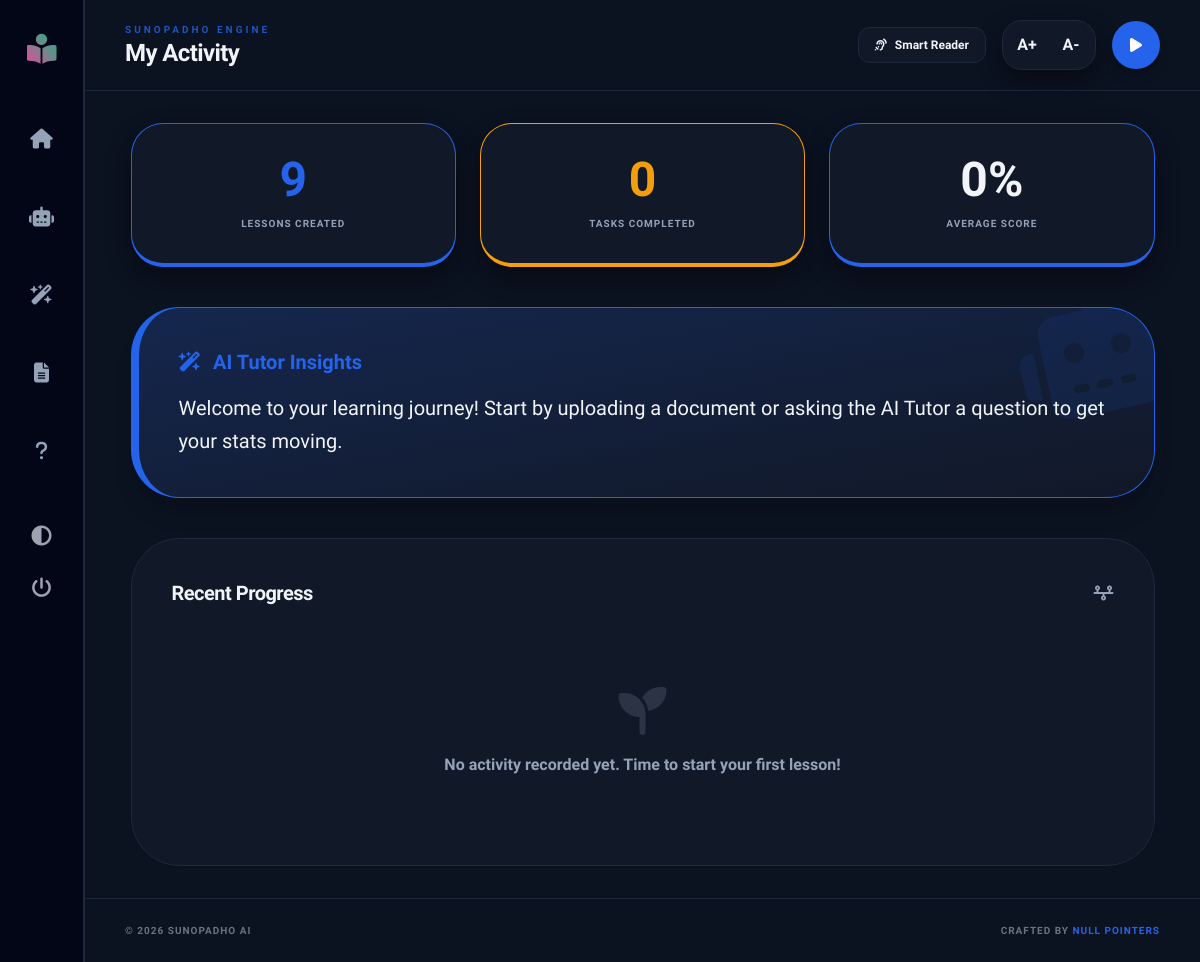
The app's page /activity (signed in), older data.
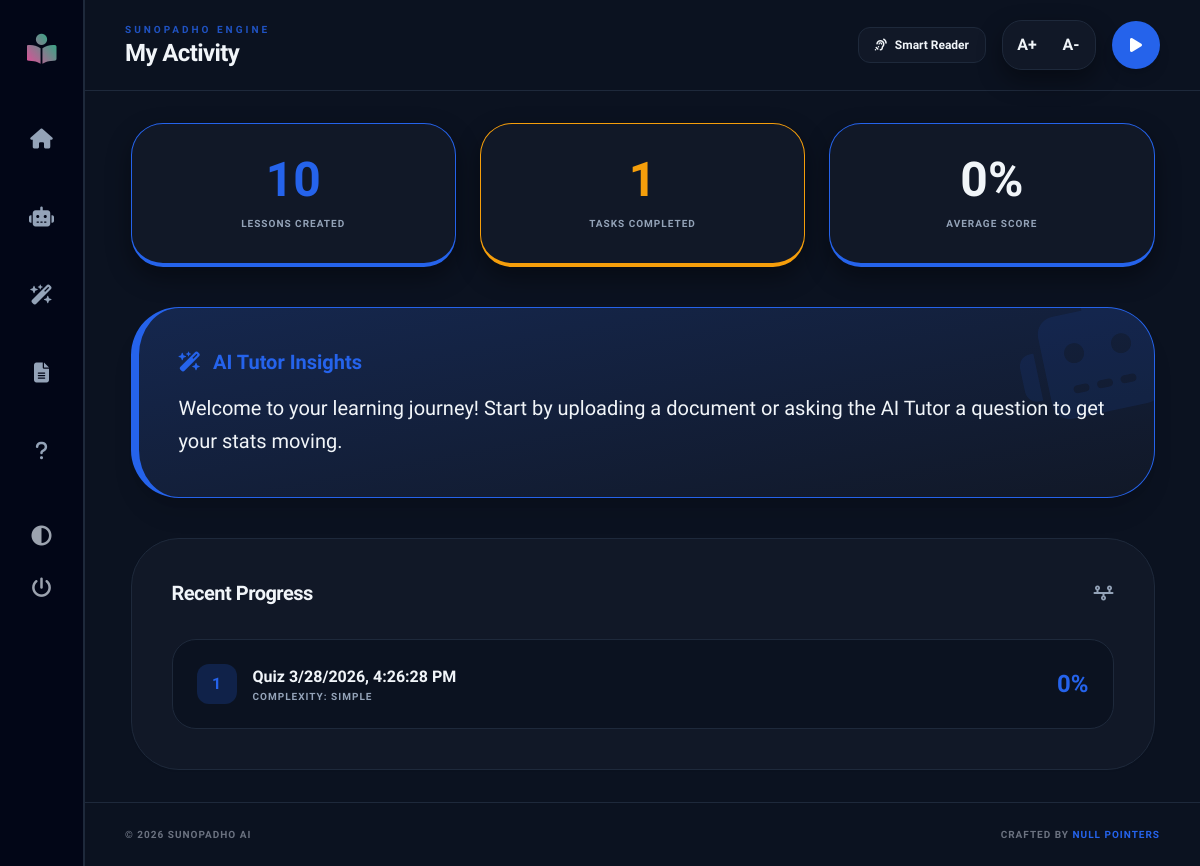
The same page, newer data.
### tables this page shows
CREATE TABLE progress(
            id INTEGER PRIMARY KEY AUTOINCREMENT,
            user_id INTEGER NOT NULL,
            lesson_id INTEGER NOT NULL,
            status TEXT DEFAULT 'not_started',
            score INTEGER DEFAULT 0,
            level TEXT DEFAULT 'easy',
            last_accessed TIMESTAMP DEFAULT CURRENT_TIMESTAMP,
            FOREIGN KEY (user_id) REFERENCES users(id) ON DELETE CASCADE,
            FOREIGN KEY (lesson_id) REFERENCES lessons(id) ON DELETE CASCADE
        );

CREATE TABLE lessons(
            id INTEGER PRIMARY KEY AUTOINCREMENT,
            user_id INTEGER,
            title TEXT NOT NULL,
            original_text TEXT,
            simplified_text TEXT,
            audio_path TEXT,
            video_path TEXT,
            image_description TEXT,
            created_at TIMESTAMP DEFAULT CURRENT_TIMESTAMP,
            FOREIGN KEY (user_id) REFERENCES users(id) ON DELETE SET NULL
        );

### view.py (the view)
@view.route('/activity')
def activity():
    if "user_id" not in session:
        return redirect(url_for("auth.login"))
    progress = db.get_user_progress(session["user_id"])
    stats = db.get_user_stats(session["user_id"])
    return render_template("activity.html", progress=progress, stats=stats)

### models.py (called while the page is built)
    def _get_connection(self):
        return sqlite3.connect(self.db_path)

    def get_user_progress(self, user_id):
        db = None
        try:
            db = self._get_connection()
            cur = db.cursor()
            query = """
            SELECT p.score, p.level, l.title
            FROM progress p
            JOIN lessons l ON p.lesson_id = l.id
            WHERE p.user_id = ?
            """
            cur.execute(query, (user_id,))
            return cur.fetchall()
        except Exception as e:
            print("Error:", e)
            return []
        finally:
            if db:
                db.close()

### templates/activity.html (shortened to what this page needs)
{% extends "base.html" %}
{% block header %}My Activity{% endblock %}
{% block content %}
<div class="space-y-10">
    <div class="grid grid-cols-1 md:grid-cols-3 gap-6">
        <div class="glass-card p-8 rounded-[2rem] text-center transform hover:scale-105 transition-all duration-300 border-b-4 border-[var(--primary)]">
            <div class="text-5xl font-black text-[var(--primary)]">{{ stats.lessons }}</div>
            <p class="text-[10px] font-black uppercase tracking-widest text-[var(--muted)] mt-3">Lessons Created</p>
        </div>
        <div class="glass-card p-8 rounded-[2rem] text-center transform hover:scale-105 transition-all duration-300 border-b-4 border-[var(--accent)]">
            <div class="text-5xl font-black text-[var(--accent)]">{{ stats.completed }}</div>
            <p class="text-[10px] font-black uppercase tracking-widest text-[var(--muted)] mt-3">Tasks Completed</p>
        </div>
        <div class="glass-card p-8 rounded-[2rem] text-center transform hover:scale-105 transition-all duration-300 border-b-4 border-[var(--primary)]">
            <div class="text-5xl font-black text-[var(--text)]">{{ stats.avg_score }}%</div>
            <p class="text-[10px] font-black uppercase tracking-widest text-[var(--muted)] mt-3">Average Score</p>
        </div>
    </div>
    <div class="glass-card p-10 rounded-[3rem] border-l-8 border-[var(--primary)] bg-gradient-to-br from-[var(--primary-soft)] to-transparent relative overflow-hidden group shadow-xl shadow-[var(--primary)]/5">
        <div class="absolute -right-6 -top-6 text-9xl opacity-10 transform -rotate-12 group-hover:rotate-0 transition-transform duration-700 text-[var(--primary)]">
            <i class="fa-solid fa-robot"></i>
        </div>
        <h3 class="text-xl font-black mb-4 text-[var(--primary)] flex items-center gap-3">
            <i class="fa-solid fa-wand-magic-sparkles"></i>
            <span>AI Tutor Insights</span>
        </h3>
        <p class="text-[var(--text)] leading-relaxed text-xl font-medium relative z-10" aria-label="Tutor Feedback">
            {% if stats.avg_score >= 80 %}
                Outstanding work! Your average score of <span class="text-[var(--primary)] font-black">{{ stats.avg_score }}%</span> is phenomenal. You are deeply understanding the simplified materials. Keep using the Magic Simplifier for tough concepts!
            {% elif stats.avg_score > 0 %}
                You are making steady progress! Try using the <b>Doc Reader's Voice</b> feature if you find reading long texts tiring.
            {% else %}
                Welcome to your learning journey! Start by uploading a document or asking the AI Tutor a question to get your stats moving.
            {% endif %}
        </p>
    </div>
    <div class="glass-card p-10 rounded-[3rem] shadow-sm">
        <div class="flex items-center justify-between mb-8">
            <h3 class="text-xl font-black tracking-tight">Recent Progress</h3>
            <i class="fa-solid fa-timeline text-[var(--muted)]"></i>
        </div>
        {% if progress %}
        <div class="space-y-4">
            {% for score, level, title in progress %}
            <div class="flex items-center justify-between p-6 rounded-[1.5rem] bg-[var(--bg)] border border-[var(--border)] hover:border-[var(--primary)] transition-all group">
                <div class="flex items-center gap-4">
                    <div class="w-10 h-10 rounded-xl bg-[var(--primary-soft)] text-[var(--primary)] flex items-center justify-center font-black">
                        {{ loop.index }}
                    </div>
                    <div>
                        <h4 class="font-bold text-[var(--text)]">{{ title }}</h4>
                        <p class="text-[10px] uppercase font-black tracking-widest text-[var(--muted)]">Complexity: {{ level }}</p>
                    </div>
                </div>
                <div class="text-2xl font-black text-[var(--primary)] group-hover:scale-110 transition-transform">
                    {{ score }}%
                </div>
            </div>
            {% endfor %}
        </div>
        {% else %}
        <div class="text-center py-12">
            <div class="text-5xl opacity-20 mb-4 text-[var(--muted)]"><i class="fa-solid fa-seedling"></i></div>
            <p class="text-[var(--muted)] font-bold">No activity recorded yet. Time to start your first lesson!</p>
        </div>
        {% endif %}
    </div>
</div>
{% endblock %}

### templates/base.html (shortened to what this page needs)
<!DOCTYPE html>
<html lang="en">
<head>
    <link rel="stylesheet" href="https://cdnjs.cloudflare.com/ajax/libs/font-awesome/6.5.1/css/all.min.css">
    <script src="https://cdn.tailwindcss.com"></script>
</head>
<body>
<aside class="sidebar py-8 space-y-10 sticky top-0 h-screen z-50">
    <div class="text-3xl font-black bg-gradient-to-tr from-pink-500 to-emerald-500 bg-clip-text text-transparent transform hover:scale-110 transition cursor-pointer">
        <i class="fa-solid fa-book-open-reader"></i>
    </div>
    <nav class="flex flex-col space-y-4 w-full items-center">
        {% for ep, icon, label in [
            ('view.dashboard','fa-house','Home'),
            ('view.chatbot','fa-robot','AI Tutor'),
            ('view.simplifier','fa-wand-magic-sparkles','Simplify'),
            ('view.document','fa-file-lines','Reader'),
            ('view.quiz','fa-question','Quiz')
        ] %}
        <a href="{{ url_for(ep) if url_for is defined else '#' }}"
           aria-label="{{ label }}"
           class="nav-link {% if request and request.endpoint == ep %}active-nav{% endif %}">
            <i class="fa-solid {{ icon }}"></i>
        </a>
        {% endfor %}
    </nav>
    <div class="mt-auto flex flex-col space-y-6 mb-8">
        <button onclick="cycleTheme()" class="text-gray-400 hover:text-[var(--primary)] text-xl">
            <i class="fa-solid fa-circle-half-stroke"></i>
        </button>
        <a href="{{ url_for('auth.logout') }}" class="text-gray-400 hover:text-red-500 text-xl">
            <i class="fa-solid fa-power-off"></i>
        </a>
    </div>
</aside>
<div class="flex-1 flex flex-col">
    <header class="flex justify-between items-center px-10 py-5 sticky top-0 z-40">
        <div>
            <h2 class="text-[10px] font-black uppercase tracking-[0.3em] text-[var(--primary)] opacity-80">SunoPadho Engine</h2>
            <h1 class="text-2xl font-extrabold tracking-tight">{% block header %}Dashboard{% endblock %}</h1>
        </div>
        <div class="flex items-center gap-4">
            <button id="hoverToggle" onclick="toggleHoverSystem()" class="header-btn flex items-center gap-2">
                <i class="fa-solid fa-ear-listen"></i> <span>Smart Reader</span>
            </button>
            <div class="flex items-center glass-card p-1 gap-1">
                <button onclick="fnt(2)" class="w-10 h-10 hover:bg-[var(--primary-soft)] rounded-lg font-bold">A+</button>
                <button onclick="fnt(-2)" class="w-10 h-10 hover:bg-[var(--primary-soft)] rounded-lg font-bold">A-</button>
            </div>
            <button id="spkBtn" onclick="readMainContent()"
                class="bg-[var(--primary)] text-white rounded-full w-12 h-12 shadow-lg flex items-center justify-center transition-transform active:scale-90">
                <i class="fa-solid fa-play"></i>
            </button>
        </div>
    </header>
    <main class="px-10 py-8 flex-1">
        <div class="max-w-5xl mx-auto">
            {% block content %}{% endblock %}
        </div>
    </main>
    <footer class="px-10 py-6 border-t border-[var(--border)] flex justify-between items-center text-[10px] font-bold uppercase tracking-widest text-gray-500">
        <p>© 2026 SunoPadho AI</p>
        <p>Crafted by <span class="text-[var(--primary)]">Null Pointers</span></p>
    </footer>
</div>
</body>
</html>

### templates/base.html (style rules this page uses)
:root { --bg: #f8fafc; --surface: #ffffff; --text: #0f172a; --muted: #64748b; --border: #e2e8f0; --primary: #2563eb; --primary-soft: #dbeafe; --accent: #f59e0b; --accent-soft: #fef3c7; --sidebar: #ffffff; --card-shadow: 0 4px 12px rgba(0,0,0,0.05); }
body.dark { --bg: #0b1220; --surface: #111827; --text: #f1f5f9; --muted: #94a3b8; --border: #1e293b; --sidebar: #020617; --primary-soft: rgba(37, 99, 235, 0.2); --card-shadow: 0 10px 25px rgba(0,0,0,0.4); }
* { transition: background-color 0.3s ease, border-color 0.3s ease, color 0.2s ease; }
body { background-color: var(--bg); color: var(--text); font-family: 'Plus Jakarta Sans', sans-serif; display: flex; min-height: 100vh; margin: 0; }
.sidebar { width: 85px; background: var(--sidebar); border-right: 2px solid var(--border); display: flex; flex-direction: column; align-items: center; }
.nav-link { color: var(--muted); padding: 1rem; border-radius: 1rem; font-size: 1.25rem; }
.glass-card { background: var(--surface); border: 1px solid var(--border); box-shadow: var(--card-shadow); border-radius: 20px; }
.header-btn { background: var(--surface); border: 1px solid var(--border); border-radius: 12px; padding: 0.5rem 1rem; font-size: 0.75rem; font-weight: 700; }
header { background: var(--bg); backdrop-filter: blur(8px); border-bottom: 1px solid var(--border); }

Row changes from the older to the newer data that the page shows:
added progress: title "Quiz 3/28/2026, 4:26:28 PM", level "SIMPLE", score "0"
Text that changed along with them:
{{ stats.lessons }}: "9" → "10"
{{ stats.completed }}: "0" → "1"
text no longer shown: "No activity recorded yet. Time to start your first lesson!"
